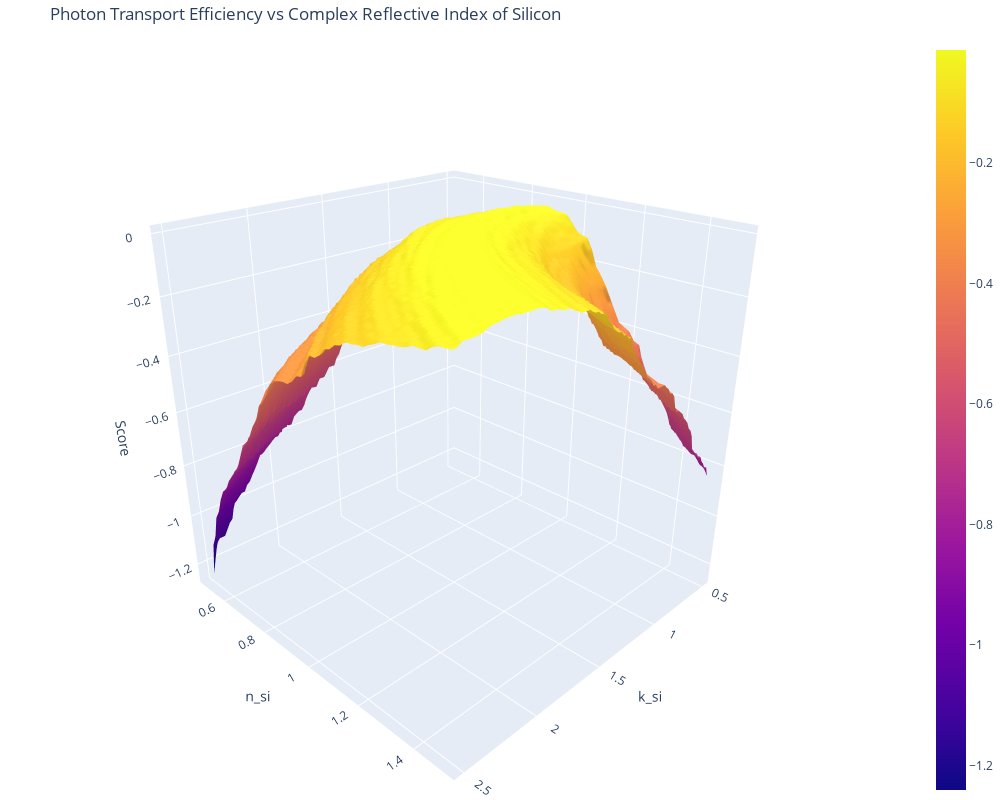

This figure's notebook cell:
### Code cell
noreflector_pte_8 = 0.001405
noreflector_pte_4 = 0.00129
A_alpha_8 = 2.1  # alpha amplitude ratio
A_alpha_4 = 1.4

import pandas as pd
import matplotlib.pyplot as plt
from mpl_toolkits.mplot3d import Axes3D
import numpy as np


# Load the CSV file
df = pd.read_csv("complex_n_silicon_2dsweep_v2.csv")

# Extract the data
k_si = df["k_si"].unique()
n_si = df["n_si"].unique()
pte_8 = df["pte_8"].values.reshape(len(k_si), len(n_si)).T
pte_4 = df["pte_4"].values.reshape(len(k_si), len(n_si)).T
score = -(
    (A_alpha_8 - pte_8 / noreflector_pte_8) ** 2
    + (A_alpha_4 - pte_4 / noreflector_pte_4) ** 2
)


# Create a meshgrid
X, Y = np.meshgrid(k_si, n_si)

# Create the 3D surface plot
fig = go.Figure(data=[go.Surface(x=X, y=Y, z=score)])

# Update the layout with a larger scene
fig.update_layout(
    title="Photon Transport Efficiency vs Complex Reflective Index of Silicon",
    scene=dict(
        xaxis_title="k_si",
        yaxis_title="n_si",
        zaxis_title="Score",
        aspectmode="cube",  # This ensures the plot is a cube
        aspectratio=dict(x=1, y=1, z=0.7),  # Adjust the z ratio if needed
        # zaxis=dict(range=[-.02, 0]),
        camera=dict(eye=dict(x=1.5, y=1.5, z=1)),  # Adjust the camera position
    ),
    width=1000,  # Increased width
    height=800,  # Increased height
    margin=dict(l=0, r=0, b=0, t=40),  # Reduce margins to maximize plot area
)

# Show the plot
fig.show()

### Figure 1 — Plotly figure (JSON) as saved in the notebook; plotly's stock layout.template omitted (floating-point values rounded to 4 significant figures; data arrays with more than 128 entries replaced by an {"elided": "..."} marker saying what was removed)
{"data": [{"type": "surface", "x": {"elided": "55x100 float values"}, "y": {"elided": "55x100 float values"}, "z": {"elided": "55x100 float values"}}], "layout": {"height": 800, "margin": {"b": 0, "l": 0, "r": 0, "t": 40}, "scene": {"aspectmode": "cube", "aspectratio": {"x": 1, "y": 1, "z": 0.7}, "camera": {"eye": {"x": 1.5, "y": 1.5, "z": 1}}, "xaxis": {"title": {"text": "k_si"}}, "yaxis": {"title": {"text": "n_si"}}, "zaxis": {"title": {"text": "Score"}}}, "title": {"text": "Photon Transport Efficiency vs Complex Reflective Index of Silicon"}, "width": 1000}}
